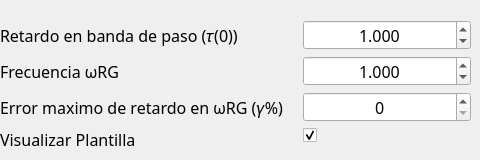
       <widget class="QWidget" name="page_4">
        <widget class="QWidget" name="formLayoutWidget_6">
         <property name="geometry">
          <rect>
           <x>0</x>
           <y>20</y>
           <width>471</width>
           <height>131</height>
          </rect>
         </property>
         <layout class="QFormLayout" name="formLayout_8">
          <property name="labelAlignment">
           <set>Qt::AlignLeading|Qt::AlignLeft|Qt::AlignVCenter</set>
          </property>
          <property name="formAlignment">
           <set>Qt::AlignLeading|Qt::AlignLeft|Qt::AlignTop</set>
          </property>
          <property name="horizontalSpacing">
           <number>20</number>
          </property>
          <property name="verticalSpacing">
           <number>6</number>
          </property>
          <item row="0" column="0">
           <widget class="QLabel" name="label_tau">
            <property name="font">
             <font>
              <family>Rockwell</family>
              <pointsize>12</pointsize>
             </font>
            </property>
            <property name="text">
             <string>Retardo en banda de paso (𝜏(0))</string>
            </property>
           </widget>
          </item>
          <item row="1" column="0">
           <widget class="QLabel" name="label_wrg">
            <property name="font">
             <font>
              <family>Rockwell</family>
              <pointsize>12</pointsize>
             </font>
            </property>
            <property name="text">
             <string>Frecuencia ωRG</string>
            </property>
           </widget>
          </item>
          <item row="1" column="1">
           <widget class="QDoubleSpinBox" name="GD_wrg">
            <property name="font">
             <font>
              <family>Rockwell</family>
              <pointsize>12</pointsize>
             </font>
            </property>
            <property name="alignment">
             <set>Qt::AlignCenter</set>
            </property>
            <property name="decimals">
             <number>3</number>
            </property>
            <property name="maximum">
             <double>1000000000.000000000000000</double>
            </property>
            <property name="stepType">
             <enum>QAbstractSpinBox::DefaultStepType</enum>
            </property>
            <property name="value">
             <double>1.000000000000000</double>
            </property>
           </widget>
          </item>
          <item row="2" column="0">
           <widget class="QLabel" name="label_gamma">
            <property name="font">
             <font>
              <family>Rockwell</family>
              <pointsize>12</pointsize>
             </font>
            </property>
            <property name="text">
             <string>Error maximo de retardo en ωRG (𝛾%)</string>
            </property>
           </widget>
          </item>
          <item row="3" column="0">
           <widget class="QLabel" name="label_check_plantilla_4">
            <property name="font">
             <font>
              <family>Rockwell</family>
              <pointsize>12</pointsize>
             </font>
            </property>
            <property name="text">
             <string>Visualizar Plantilla</string>
            </property>
           </widget>
          </item>
          <item row="3" column="1">
           <widget class="QCheckBox" name="check_plantilla_GD">
            <property name="sizePolicy">
             <sizepolicy hsizetype="Minimum" vsizetype="Fixed">
              <horstretch>0</horstretch>
              <verstretch>0</verstretch>
             </sizepolicy>
            </property>
            <property name="sizeIncrement">
             <size>
              <width>0</width>
              <height>0</height>
             </size>
            </property>
            <property name="baseSize">
             <size>
              <width>0</width>
              <height>0</height>
             </size>
            </property>
            <property name="font">
             <font>
              <family>Rockwell</family>
              <pointsize>12</pointsize>
             </font>
            </property>
            <property name="layoutDirection">
             <enum>Qt::LeftToRight</enum>
            </property>
            <property name="autoFillBackground">
             <bool>false</bool>
            </property>
            <property name="styleSheet">
             <string notr="true"/>
            </property>
            <property name="text">
             <string/>
            </property>
            <property name="iconSize">
             <size>
              <width>16</width>
              <height>16</height>
             </size>
            </property>
            <property name="checked">
             <bool>true</bool>
            </property>
           </widget>
          </item>
          <item row="0" column="1">
           <widget class="QDoubleSpinBox" name="GD_tau">
            <property name="font">
             <font>
              <family>Rockwell</family>
              <pointsize>12</pointsize>
             </font>
            </property>
            <property name="alignment">
             <set>Qt::AlignCenter</set>
            </property>
            <property name="decimals">
             <number>3</number>
            </property>
            <property name="minimum">
             <double>0.000000000000000</double>
            </property>
            <property name="maximum">
             <double>100.000000000000000</double>
            </property>
            <property name="singleStep">
             <double>0.001000000000000</double>
            </property>
            <property name="stepType">
             <enum>QAbstractSpinBox::AdaptiveDecimalStepType</enum>
            </property>
            <property name="value">
             <double>1.000000000000000</double>
            </property>
           </widget>
          </item>
          <item row="2" column="1">
           <widget class="QSpinBox" name="GD_gamma">
            <property name="font">
             <font>
              <family>Rockwell</family>
              <pointsize>12</pointsize>
             </font>
            </property>
            <property name="alignment">
             <set>Qt::AlignCenter</set>
            </property>
            <property name="maximum">
             <number>100</number>
            </property>
           </widget>
          </item>
         </layout>
        </widget>
       </widget>
